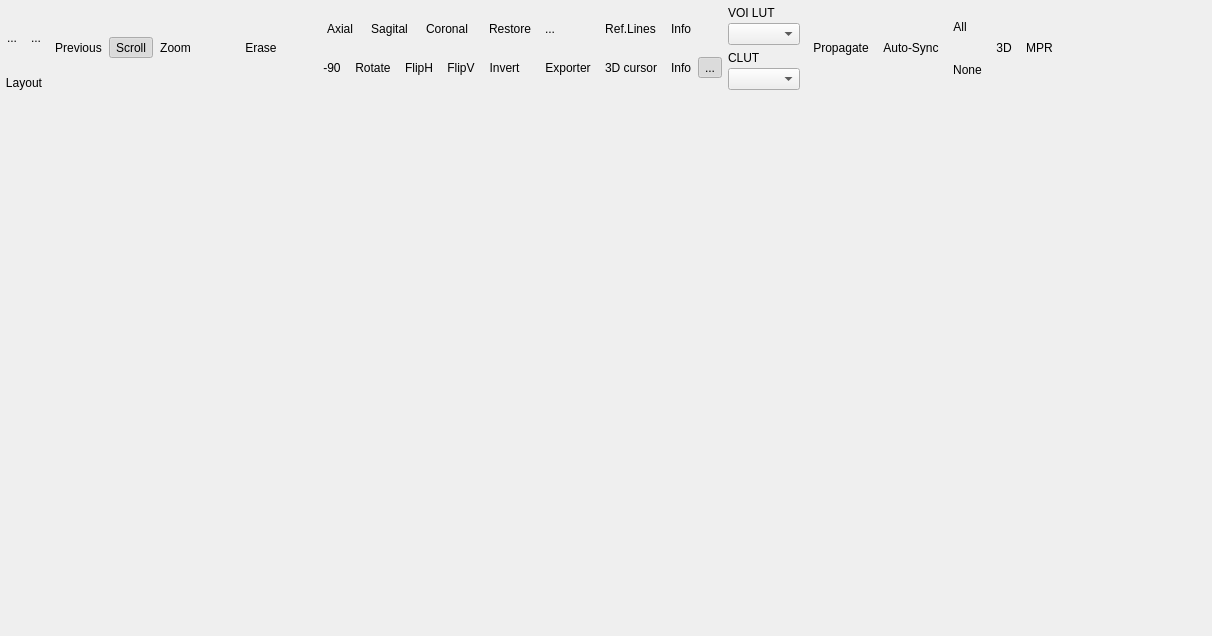
<?xml version="1.0" encoding="UTF-8"?>
<ui version="4.0">
 <class>udg::Q2DViewerExtensionBase</class>
 <widget class="QWidget" name="udg::Q2DViewerExtensionBase">
  <property name="geometry">
   <rect>
    <x>0</x>
    <y>0</y>
    <width>1212</width>
    <height>636</height>
   </rect>
  </property>
  <property name="windowTitle">
   <string>2D-Viewer</string>
  </property>
  <layout class="QVBoxLayout" name="verticalLayout_5">
   <property name="spacing">
    <number>0</number>
   </property>
   <property name="leftMargin">
    <number>0</number>
   </property>
   <property name="topMargin">
    <number>0</number>
   </property>
   <property name="rightMargin">
    <number>0</number>
   </property>
   <property name="bottomMargin">
    <number>0</number>
   </property>
   <item>
    <layout class="QHBoxLayout" name="horizontalLayout_7">
     <property name="spacing">
      <number>0</number>
     </property>
     <item>
      <layout class="QHBoxLayout" name="horizontalLayout_5">
       <property name="spacing">
        <number>0</number>
       </property>
       <item>
        <layout class="QVBoxLayout">
         <property name="spacing">
          <number>0</number>
         </property>
         <property name="leftMargin">
          <number>0</number>
         </property>
         <property name="topMargin">
          <number>0</number>
         </property>
         <property name="rightMargin">
          <number>0</number>
         </property>
         <property name="bottomMargin">
          <number>0</number>
         </property>
         <item>
          <layout class="QHBoxLayout">
           <property name="spacing">
            <number>0</number>
           </property>
           <property name="leftMargin">
            <number>0</number>
           </property>
           <property name="topMargin">
            <number>0</number>
           </property>
           <property name="rightMargin">
            <number>0</number>
           </property>
           <property name="bottomMargin">
            <number>0</number>
           </property>
           <item>
            <widget class="QToolButton" name="m_viewersLayoutGridButton">
             <property name="sizePolicy">
              <sizepolicy hsizetype="Fixed" vsizetype="Fixed">
               <horstretch>0</horstretch>
               <verstretch>0</verstretch>
              </sizepolicy>
             </property>
             <property name="minimumSize">
              <size>
               <width>0</width>
               <height>64</height>
              </size>
             </property>
             <property name="toolTip">
              <string>Series layout</string>
             </property>
             <property name="text">
              <string>...</string>
             </property>
             <property name="icon">
              <iconset resource="../../../main/main.qrc">
               <normaloff>:/images/icons/view-list-icons.svg</normaloff>:/images/icons/view-list-icons.svg</iconset>
             </property>
             <property name="iconSize">
              <size>
               <width>32</width>
               <height>32</height>
              </size>
             </property>
             <property name="autoRaise">
              <bool>true</bool>
             </property>
            </widget>
           </item>
           <item>
            <widget class="QToolButton" name="m_hangingProtocolsMenuButton">
             <property name="sizePolicy">
              <sizepolicy hsizetype="Fixed" vsizetype="Fixed">
               <horstretch>0</horstretch>
               <verstretch>0</verstretch>
              </sizepolicy>
             </property>
             <property name="minimumSize">
              <size>
               <width>0</width>
               <height>64</height>
              </size>
             </property>
             <property name="toolTip">
              <string>Series layout</string>
             </property>
             <property name="text">
              <string>...</string>
             </property>
             <property name="icon">
              <iconset resource="../../../main/main.qrc">
               <normaloff>:/images/icons/view-list-details.svg</normaloff>:/images/icons/view-list-details.svg</iconset>
             </property>
             <property name="iconSize">
              <size>
               <width>12</width>
               <height>32</height>
              </size>
             </property>
             <property name="checkable">
              <bool>false</bool>
             </property>
             <property name="autoRaise">
              <bool>true</bool>
             </property>
            </widget>
           </item>
          </layout>
         </item>
         <item>
          <widget class="QLabel" name="m_layoutsLabel">
           <property name="sizePolicy">
            <sizepolicy hsizetype="Preferred" vsizetype="Fixed">
             <horstretch>0</horstretch>
             <verstretch>0</verstretch>
            </sizepolicy>
           </property>
           <property name="text">
            <string>Layout</string>
           </property>
           <property name="alignment">
            <set>Qt::AlignCenter</set>
           </property>
          </widget>
         </item>
        </layout>
       </item>
       <item>
        <widget class="QToolButton" name="m_relatedStudiesToolButton">
         <property name="text">
          <string>Previous</string>
         </property>
         <property name="icon">
          <iconset resource="../../../main/main.qrc">
           <normaloff>:/images/icons/view-calendar.svg</normaloff>:/images/icons/view-calendar.svg</iconset>
         </property>
         <property name="iconSize">
          <size>
           <width>32</width>
           <height>32</height>
          </size>
         </property>
         <property name="checkable">
          <bool>false</bool>
         </property>
         <property name="checked">
          <bool>false</bool>
         </property>
         <property name="toolButtonStyle">
          <enum>Qt::ToolButtonIconOnly</enum>
         </property>
         <property name="autoRaise">
          <bool>true</bool>
         </property>
        </widget>
       </item>
      </layout>
     </item>
     <item>
      <layout class="QHBoxLayout" name="horizontalLayout_2">
       <property name="spacing">
        <number>0</number>
       </property>
       <item>
        <widget class="udg::QMruSortedToolButtonWithMenu" name="m_slicingToolButton">
         <property name="text">
          <string>Scroll</string>
         </property>
         <property name="icon">
          <iconset>
           <normaloff>../../../../../../../.designer/backup</normaloff>../../../../../../../.designer/backup</iconset>
         </property>
         <property name="iconSize">
          <size>
           <width>32</width>
           <height>32</height>
          </size>
         </property>
         <property name="checkable">
          <bool>true</bool>
         </property>
         <property name="checked">
          <bool>true</bool>
         </property>
         <property name="toolButtonStyle">
          <enum>Qt::ToolButtonTextUnderIcon</enum>
         </property>
         <property name="autoRaise">
          <bool>true</bool>
         </property>
        </widget>
       </item>
       <item>
        <widget class="udg::QMruSortedToolButtonWithMenu" name="m_zoomToolButton">
         <property name="text">
          <string>Zoom</string>
         </property>
         <property name="icon">
          <iconset>
           <normaloff>../../../../../../../.designer/backup</normaloff>../../../../../../../.designer/backup</iconset>
         </property>
         <property name="iconSize">
          <size>
           <width>32</width>
           <height>32</height>
          </size>
         </property>
         <property name="checkable">
          <bool>true</bool>
         </property>
         <property name="toolButtonStyle">
          <enum>Qt::ToolButtonTextUnderIcon</enum>
         </property>
         <property name="autoRaise">
          <bool>true</bool>
         </property>
        </widget>
       </item>
      </layout>
     </item>
     <item>
      <layout class="QHBoxLayout" name="horizontalLayout_6">
       <property name="spacing">
        <number>0</number>
       </property>
       <item>
        <widget class="udg::QMruSortedToolButtonWithMenu" name="m_drawingToolButton">
         <property name="iconSize">
          <size>
           <width>32</width>
           <height>32</height>
          </size>
         </property>
         <property name="checkable">
          <bool>true</bool>
         </property>
         <property name="toolButtonStyle">
          <enum>Qt::ToolButtonTextUnderIcon</enum>
         </property>
         <property name="autoRaise">
          <bool>true</bool>
         </property>
        </widget>
       </item>
       <item>
        <widget class="QToolButton" name="m_eraserToolButton">
         <property name="text">
          <string>Erase</string>
         </property>
         <property name="icon">
          <iconset>
           <normaloff>../../../../../../../.designer/backup</normaloff>../../../../../../../.designer/backup</iconset>
         </property>
         <property name="iconSize">
          <size>
           <width>32</width>
           <height>32</height>
          </size>
         </property>
         <property name="checkable">
          <bool>true</bool>
         </property>
         <property name="toolButtonStyle">
          <enum>Qt::ToolButtonTextUnderIcon</enum>
         </property>
         <property name="autoRaise">
          <bool>true</bool>
         </property>
        </widget>
       </item>
      </layout>
     </item>
     <item>
      <widget class="udg::QThickSlabWidget" name="m_thickSlabWidget" native="true">
       <property name="minimumSize">
        <size>
         <width>32</width>
         <height>32</height>
        </size>
       </property>
      </widget>
     </item>
     <item>
      <layout class="QVBoxLayout" name="verticalLayout">
       <property name="spacing">
        <number>0</number>
       </property>
       <item>
        <layout class="QHBoxLayout">
         <property name="spacing">
          <number>0</number>
         </property>
         <property name="leftMargin">
          <number>0</number>
         </property>
         <property name="topMargin">
          <number>0</number>
         </property>
         <property name="rightMargin">
          <number>0</number>
         </property>
         <property name="bottomMargin">
          <number>0</number>
         </property>
         <item>
          <widget class="QToolButton" name="m_axialViewToolButton">
           <property name="text">
            <string>Axial</string>
           </property>
           <property name="icon">
            <iconset>
             <normaloff>../../../../../../../.designer/backup</normaloff>../../../../../../../.designer/backup</iconset>
           </property>
           <property name="iconSize">
            <size>
             <width>32</width>
             <height>32</height>
            </size>
           </property>
           <property name="toolButtonStyle">
            <enum>Qt::ToolButtonTextUnderIcon</enum>
           </property>
           <property name="autoRaise">
            <bool>true</bool>
           </property>
          </widget>
         </item>
         <item>
          <widget class="QToolButton" name="m_sagitalViewToolButton">
           <property name="text">
            <string>Sagital</string>
           </property>
           <property name="icon">
            <iconset>
             <normaloff>../../../../../../../.designer/backup</normaloff>../../../../../../../.designer/backup</iconset>
           </property>
           <property name="iconSize">
            <size>
             <width>32</width>
             <height>32</height>
            </size>
           </property>
           <property name="toolButtonStyle">
            <enum>Qt::ToolButtonTextUnderIcon</enum>
           </property>
           <property name="autoRaise">
            <bool>true</bool>
           </property>
          </widget>
         </item>
         <item>
          <widget class="QToolButton" name="m_coronalViewToolButton">
           <property name="text">
            <string>Coronal</string>
           </property>
           <property name="icon">
            <iconset>
             <normaloff>../../../../../../../.designer/backup</normaloff>../../../../../../../.designer/backup</iconset>
           </property>
           <property name="iconSize">
            <size>
             <width>32</width>
             <height>32</height>
            </size>
           </property>
           <property name="toolButtonStyle">
            <enum>Qt::ToolButtonTextUnderIcon</enum>
           </property>
           <property name="autoRaise">
            <bool>true</bool>
           </property>
          </widget>
         </item>
        </layout>
       </item>
       <item>
        <layout class="QHBoxLayout" name="horizontalLayout_3">
         <property name="spacing">
          <number>0</number>
         </property>
         <item>
          <widget class="QToolButton" name="m_rotateCounterClockWiseToolButton">
           <property name="text">
            <string>-90</string>
           </property>
           <property name="icon">
            <iconset>
             <normaloff>../../../../../../../.designer/backup</normaloff>../../../../../../../.designer/backup</iconset>
           </property>
           <property name="iconSize">
            <size>
             <width>24</width>
             <height>24</height>
            </size>
           </property>
           <property name="autoRaise">
            <bool>true</bool>
           </property>
          </widget>
         </item>
         <item>
          <widget class="QToolButton" name="m_rotateClockWiseToolButton">
           <property name="text">
            <string>Rotate</string>
           </property>
           <property name="icon">
            <iconset>
             <normaloff>../../../../../../../.designer/backup</normaloff>../../../../../../../.designer/backup</iconset>
           </property>
           <property name="iconSize">
            <size>
             <width>24</width>
             <height>24</height>
            </size>
           </property>
           <property name="autoRaise">
            <bool>true</bool>
           </property>
          </widget>
         </item>
         <item>
          <widget class="QToolButton" name="m_flipHorizontalToolButton">
           <property name="text">
            <string>FlipH</string>
           </property>
           <property name="icon">
            <iconset>
             <normaloff>../../../../../../../.designer/backup</normaloff>../../../../../../../.designer/backup</iconset>
           </property>
           <property name="iconSize">
            <size>
             <width>24</width>
             <height>24</height>
            </size>
           </property>
           <property name="autoRaise">
            <bool>true</bool>
           </property>
          </widget>
         </item>
         <item>
          <widget class="QToolButton" name="m_flipVerticalToolButton">
           <property name="text">
            <string>FlipV</string>
           </property>
           <property name="icon">
            <iconset>
             <normaloff>../../../../../../../.designer/backup</normaloff>../../../../../../../.designer/backup</iconset>
           </property>
           <property name="iconSize">
            <size>
             <width>24</width>
             <height>24</height>
            </size>
           </property>
           <property name="autoRaise">
            <bool>true</bool>
           </property>
          </widget>
         </item>
        </layout>
       </item>
      </layout>
     </item>
     <item>
      <layout class="QGridLayout" name="gridLayout_2">
       <property name="spacing">
        <number>0</number>
       </property>
       <item row="0" column="0">
        <widget class="QToolButton" name="m_restoreToolButton">
         <property name="text">
          <string>Restore</string>
         </property>
         <property name="icon">
          <iconset>
           <normaloff>../../../../../../../.designer/backup</normaloff>../../../../../../../.designer/backup</iconset>
         </property>
         <property name="iconSize">
          <size>
           <width>32</width>
           <height>32</height>
          </size>
         </property>
         <property name="toolButtonStyle">
          <enum>Qt::ToolButtonIconOnly</enum>
         </property>
         <property name="autoRaise">
          <bool>true</bool>
         </property>
        </widget>
       </item>
       <item row="0" column="1">
        <widget class="QToolButton" name="m_screenShotToolButton">
         <property name="text">
          <string>...</string>
         </property>
         <property name="icon">
          <iconset>
           <normaloff>../../../../../../../.designer/backup</normaloff>../../../../../../../.designer/backup</iconset>
         </property>
         <property name="iconSize">
          <size>
           <width>32</width>
           <height>32</height>
          </size>
         </property>
         <property name="checkable">
          <bool>true</bool>
         </property>
         <property name="autoRaise">
          <bool>true</bool>
         </property>
        </widget>
       </item>
       <item row="1" column="0">
        <widget class="QToolButton" name="m_invertToolButton">
         <property name="text">
          <string>Invert</string>
         </property>
         <property name="icon">
          <iconset>
           <normaloff>../../../../../../../.designer/backup</normaloff>../../../../../../../.designer/backup</iconset>
         </property>
         <property name="iconSize">
          <size>
           <width>32</width>
           <height>32</height>
          </size>
         </property>
         <property name="toolButtonStyle">
          <enum>Qt::ToolButtonIconOnly</enum>
         </property>
         <property name="autoRaise">
          <bool>true</bool>
         </property>
        </widget>
       </item>
       <item row="1" column="1">
        <widget class="QToolButton" name="m_screenshotsExporterToolButton">
         <property name="text">
          <string>Exporter</string>
         </property>
         <property name="icon">
          <iconset resource="../../../main/main.qrc">
           <normaloff>:/images/icons/upload-media.svg</normaloff>:/images/icons/upload-media.svg</iconset>
         </property>
         <property name="iconSize">
          <size>
           <width>32</width>
           <height>32</height>
          </size>
         </property>
         <property name="autoRaise">
          <bool>true</bool>
         </property>
        </widget>
       </item>
      </layout>
     </item>
     <item>
      <layout class="QGridLayout" name="gridLayout">
       <property name="spacing">
        <number>0</number>
       </property>
       <item row="0" column="0">
        <widget class="QToolButton" name="m_referenceLinesToolButton">
         <property name="text">
          <string>Ref.Lines</string>
         </property>
         <property name="icon">
          <iconset>
           <normaloff>../../../../../../../.designer/backup</normaloff>../../../../../../../.designer/backup</iconset>
         </property>
         <property name="iconSize">
          <size>
           <width>32</width>
           <height>32</height>
          </size>
         </property>
         <property name="checkable">
          <bool>true</bool>
         </property>
         <property name="autoRaise">
          <bool>true</bool>
         </property>
        </widget>
       </item>
       <item row="0" column="1">
        <widget class="QToolButton" name="m_dicomDumpToolButton">
         <property name="text">
          <string>Info</string>
         </property>
         <property name="icon">
          <iconset resource="../../../main/main.qrc">
           <normaloff>:/images/icons/dicom-tags.svg</normaloff>:/images/icons/dicom-tags.svg</iconset>
         </property>
         <property name="iconSize">
          <size>
           <width>32</width>
           <height>32</height>
          </size>
         </property>
         <property name="autoRaise">
          <bool>true</bool>
         </property>
        </widget>
       </item>
       <item row="0" column="2">
        <widget class="QCINEController" name="m_cineController" native="true">
         <property name="sizePolicy">
          <sizepolicy hsizetype="Preferred" vsizetype="Preferred">
           <horstretch>0</horstretch>
           <verstretch>0</verstretch>
          </sizepolicy>
         </property>
         <property name="minimumSize">
          <size>
           <width>0</width>
           <height>0</height>
          </size>
         </property>
        </widget>
       </item>
       <item row="1" column="0">
        <widget class="QToolButton" name="m_cursor3DToolButton">
         <property name="text">
          <string>3D cursor</string>
         </property>
         <property name="icon">
          <iconset>
           <normaloff>../../../../../../../.designer/backup</normaloff>../../../../../../../.designer/backup</iconset>
         </property>
         <property name="iconSize">
          <size>
           <width>32</width>
           <height>32</height>
          </size>
         </property>
         <property name="checkable">
          <bool>true</bool>
         </property>
         <property name="autoRaise">
          <bool>true</bool>
         </property>
        </widget>
       </item>
       <item row="1" column="1">
        <widget class="QToolButton" name="m_voxelInformationToolButton">
         <property name="text">
          <string>Info</string>
         </property>
         <property name="icon">
          <iconset resource="../../../main/main.qrc">
           <normaloff>:/images/icons/edit-select.svg</normaloff>:/images/icons/edit-select.svg</iconset>
         </property>
         <property name="iconSize">
          <size>
           <width>32</width>
           <height>32</height>
          </size>
         </property>
         <property name="autoRaise">
          <bool>true</bool>
         </property>
        </widget>
       </item>
       <item row="1" column="2">
        <widget class="QToolButton" name="m_viewerLayersToolButton">
         <property name="text">
          <string>...</string>
         </property>
         <property name="iconSize">
          <size>
           <width>32</width>
           <height>32</height>
          </size>
         </property>
         <property name="checkable">
          <bool>true</bool>
         </property>
         <property name="checked">
          <bool>true</bool>
         </property>
         <property name="autoRaise">
          <bool>true</bool>
         </property>
        </widget>
       </item>
      </layout>
     </item>
     <item>
      <layout class="QVBoxLayout" name="verticalLayout_4">
       <property name="leftMargin">
        <number>6</number>
       </property>
       <property name="topMargin">
        <number>6</number>
       </property>
       <property name="rightMargin">
        <number>6</number>
       </property>
       <property name="bottomMargin">
        <number>6</number>
       </property>
       <item>
        <layout class="QVBoxLayout" name="verticalLayout_2">
         <property name="spacing">
          <number>3</number>
         </property>
         <item>
          <widget class="QLabel" name="label">
           <property name="text">
            <string>VOI LUT</string>
           </property>
          </widget>
         </item>
         <item>
          <widget class="QVoiLutComboBox" name="m_voiLutComboBox">
           <property name="sizePolicy">
            <sizepolicy hsizetype="Minimum" vsizetype="Fixed">
             <horstretch>0</horstretch>
             <verstretch>0</verstretch>
            </sizepolicy>
           </property>
           <property name="sizeAdjustPolicy">
            <enum>QComboBox::AdjustToContents</enum>
           </property>
          </widget>
         </item>
        </layout>
       </item>
       <item>
        <layout class="QVBoxLayout" name="verticalLayout_3">
         <property name="spacing">
          <number>3</number>
         </property>
         <item>
          <widget class="QLabel" name="label_2">
           <property name="text">
            <string>CLUT</string>
           </property>
          </widget>
         </item>
         <item>
          <widget class="QComboBox" name="m_transferFunctionComboBox"/>
         </item>
        </layout>
       </item>
      </layout>
     </item>
     <item>
      <layout class="QHBoxLayout" name="horizontalLayout">
       <property name="spacing">
        <number>0</number>
       </property>
       <item>
        <widget class="QToolButton" name="m_propagateToolButton">
         <property name="text">
          <string>Propagate</string>
         </property>
         <property name="icon">
          <iconset resource="../../../main/main.qrc">
           <normaloff>:/images/icons/feed-subscribe.svg</normaloff>:/images/icons/feed-subscribe.svg</iconset>
         </property>
         <property name="iconSize">
          <size>
           <width>32</width>
           <height>32</height>
          </size>
         </property>
         <property name="checkable">
          <bool>true</bool>
         </property>
         <property name="toolButtonStyle">
          <enum>Qt::ToolButtonTextUnderIcon</enum>
         </property>
         <property name="autoRaise">
          <bool>true</bool>
         </property>
        </widget>
       </item>
       <item>
        <widget class="QToolButton" name="m_automaticSynchronizationToolButton">
         <property name="text">
          <string>Auto-Sync</string>
         </property>
         <property name="icon">
          <iconset resource="../../../main/main.qrc">
           <normaloff>:/images/icons/emblem-symbolic-link.svg</normaloff>:/images/icons/emblem-symbolic-link.svg</iconset>
         </property>
         <property name="iconSize">
          <size>
           <width>32</width>
           <height>32</height>
          </size>
         </property>
         <property name="checkable">
          <bool>true</bool>
         </property>
         <property name="checked">
          <bool>false</bool>
         </property>
         <property name="toolButtonStyle">
          <enum>Qt::ToolButtonTextUnderIcon</enum>
         </property>
         <property name="autoRaise">
          <bool>true</bool>
         </property>
        </widget>
       </item>
       <item>
        <layout class="QVBoxLayout" name="verticalLayout_6">
         <item>
          <widget class="QToolButton" name="m_synchronizeAllViewersButton">
           <property name="sizePolicy">
            <sizepolicy hsizetype="Fixed" vsizetype="Fixed">
             <horstretch>0</horstretch>
             <verstretch>0</verstretch>
            </sizepolicy>
           </property>
           <property name="text">
            <string>All</string>
           </property>
           <property name="icon">
            <iconset resource="../../../main/main.qrc">
             <normaloff>:/images/icons/insert-link.svg</normaloff>:/images/icons/insert-link.svg</iconset>
           </property>
           <property name="iconSize">
            <size>
             <width>32</width>
             <height>32</height>
            </size>
           </property>
           <property name="toolButtonStyle">
            <enum>Qt::ToolButtonTextBesideIcon</enum>
           </property>
           <property name="autoRaise">
            <bool>true</bool>
           </property>
          </widget>
         </item>
         <item>
          <widget class="QToolButton" name="m_desynchronizeAllViewersButton">
           <property name="sizePolicy">
            <sizepolicy hsizetype="Fixed" vsizetype="Fixed">
             <horstretch>0</horstretch>
             <verstretch>0</verstretch>
            </sizepolicy>
           </property>
           <property name="text">
            <string>None</string>
           </property>
           <property name="icon">
            <iconset resource="../../../main/main.qrc">
             <normaloff>:/images/icons/remove-link.svg</normaloff>:/images/icons/remove-link.svg</iconset>
           </property>
           <property name="iconSize">
            <size>
             <width>32</width>
             <height>32</height>
            </size>
           </property>
           <property name="toolButtonStyle">
            <enum>Qt::ToolButtonTextBesideIcon</enum>
           </property>
           <property name="autoRaise">
            <bool>true</bool>
           </property>
          </widget>
         </item>
        </layout>
       </item>
      </layout>
     </item>
     <item>
      <widget class="QToolButton" name="m_3D">
       <property name="text">
        <string>3D</string>
       </property>
       <property name="icon">
        <iconset>
         <normaloff>:/images/icons/3D.svg</normaloff>:/images/icons/3D.svg</iconset>
       </property>
       <property name="iconSize">
        <size>
         <width>32</width>
         <height>32</height>
        </size>
       </property>
       <property name="autoRaise">
        <bool>true</bool>
       </property>
      </widget>
     </item>
     <item>
      <widget class="QToolButton" name="m_MPR">
       <property name="text">
        <string>MPR</string>
       </property>
       <property name="icon">
        <iconset>
         <normaloff>:/images/icons/MPR-2D.svg</normaloff>:/images/icons/MPR-2D.svg</iconset>
       </property>
       <property name="iconSize">
        <size>
         <width>32</width>
         <height>32</height>
        </size>
       </property>
       <property name="autoRaise">
        <bool>true</bool>
       </property>
      </widget>
     </item>
     <item>
      <spacer>
       <property name="orientation">
        <enum>Qt::Horizontal</enum>
       </property>
       <property name="sizeType">
        <enum>QSizePolicy::Expanding</enum>
       </property>
       <property name="sizeHint" stdset="0">
        <size>
         <width>18</width>
         <height>84</height>
        </size>
       </property>
      </spacer>
     </item>
    </layout>
   </item>
   <item>
    <widget class="ViewersLayout" name="m_workingArea" native="true">
     <property name="sizePolicy">
      <sizepolicy hsizetype="Expanding" vsizetype="Expanding">
       <horstretch>0</horstretch>
       <verstretch>0</verstretch>
      </sizepolicy>
     </property>
     <property name="focusPolicy">
      <enum>Qt::StrongFocus</enum>
     </property>
    </widget>
   </item>
  </layout>
 </widget>
 <layoutdefault spacing="6" margin="11"/>
 <customwidgets>
  <customwidget>
   <class>QVoiLutComboBox</class>
   <extends>QComboBox</extends>
   <header>qvoilutcombobox.h</header>
  </customwidget>
  <customwidget>
   <class>QCINEController</class>
   <extends>QWidget</extends>
   <header>qcinecontroller.h</header>
   <container>1</container>
  </customwidget>
  <customwidget>
   <class>ViewersLayout</class>
   <extends>QWidget</extends>
   <header>viewerslayout.h</header>
   <container>1</container>
  </customwidget>
  <customwidget>
   <class>udg::QThickSlabWidget</class>
   <extends>QWidget</extends>
   <header>qthickslabwidget.h</header>
  </customwidget>
  <customwidget>
   <class>udg::QMruSortedToolButtonWithMenu</class>
   <extends>QToolButton</extends>
   <header>qmrusortedtoolbuttonwithmenu.h</header>
  </customwidget>
 </customwidgets>
 <resources>
  <include location="../../../main/main.qrc"/>
  <include location="../../../main/main.qrc"/>
  <include location="../../../main/main.qrc"/>
 </resources>
 <connections/>
</ui>
